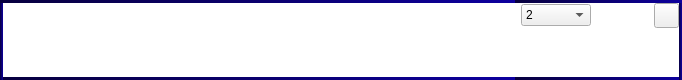
<?xml version="1.0" encoding="UTF-8"?>
<ui version="4.0">
 <class>RepeatWidget</class>
 <widget class="QWidget" name="RepeatWidget">
  <property name="geometry">
   <rect>
    <x>0</x>
    <y>0</y>
    <width>682</width>
    <height>80</height>
   </rect>
  </property>
  <property name="sizePolicy">
   <sizepolicy hsizetype="MinimumExpanding" vsizetype="MinimumExpanding">
    <horstretch>0</horstretch>
    <verstretch>0</verstretch>
   </sizepolicy>
  </property>
  <property name="minimumSize">
   <size>
    <width>0</width>
    <height>0</height>
   </size>
  </property>
  <property name="windowTitle">
   <string>Form</string>
  </property>
  <property name="windowOpacity">
   <double>1.000000000000000</double>
  </property>
  <property name="autoFillBackground">
   <bool>false</bool>
  </property>
  <property name="styleSheet">
   <string notr="true">
/* This widget is an overlay drawn on top of the workout table to bracket the
   repeated rows. Its containers must stay transparent so the table rows show
   through; otherwise the application dark theme's generic
   QWidget { background-color: #2b2b2b } paints over them. */
#RepeatWidget, #widget_left, #widget_right, #frame_border_left, #frame_border_right {
	background-color: transparent;
}

#frame_border_left {
 	border-left : 3px solid qlineargradient(spread:pad, x1:0, y1:0, x2:1, y2:0, stop:0 rgba(7,0,62,255), stop:1 rgba(13, 0, 158, 255));
	border-top: 3px solid qlineargradient(spread:pad, x1:0, y1:0, x2:1, y2:0, stop:0 rgba(7,0,62,255), stop:1 rgba(13, 0, 158, 255));
	border-bottom: 3px solid qlineargradient(spread:pad, x1:0, y1:0, x2:1, y2:0, stop:0 rgba(7,0,62,255), stop:1 rgba(13, 0, 158, 255));
	border-right : 0px;
}



#frame_border_right {
	border-left : 0px;
 	border-right : 3px solid qlineargradient(spread:pad, x1:0, y1:0, x2:1, y2:0, stop:0 rgba(7,0,62,255), stop:1 rgba(13, 0, 158, 255));
	border-top: 3px solid qlineargradient(spread:pad, x1:0, y1:0, x2:1, y2:0, stop:0 rgba(7,0,62,255), stop:1 rgba(13, 0, 158, 255));
	border-bottom: 3px solid qlineargradient(spread:pad, x1:0, y1:0, x2:1, y2:0, stop:0 rgba(7,0,62,255), stop:1 rgba(13, 0, 158, 255));
}

QLabel#label_repeat{
	image: url(:/image/icon/repeat);
}


/*
QPushButton#pushButton_delete:hover{
	border:1px black;
*/

</string>
  </property>
  <layout class="QHBoxLayout" name="horizontalLayout">
   <property name="spacing">
    <number>0</number>
   </property>
   <property name="leftMargin">
    <number>0</number>
   </property>
   <property name="topMargin">
    <number>0</number>
   </property>
   <property name="rightMargin">
    <number>0</number>
   </property>
   <property name="bottomMargin">
    <number>0</number>
   </property>
   <item>
    <widget class="QWidget" name="widget_left" native="true">
     <layout class="QHBoxLayout" name="horizontalLayout_2">
      <property name="spacing">
       <number>0</number>
      </property>
      <property name="leftMargin">
       <number>0</number>
      </property>
      <property name="topMargin">
       <number>0</number>
      </property>
      <property name="rightMargin">
       <number>0</number>
      </property>
      <property name="bottomMargin">
       <number>0</number>
      </property>
      <item>
       <widget class="QFrame" name="frame_border_left">
        <property name="frameShape">
         <enum>QFrame::StyledPanel</enum>
        </property>
        <property name="frameShadow">
         <enum>QFrame::Raised</enum>
        </property>
        <property name="lineWidth">
         <number>0</number>
        </property>
        <layout class="QHBoxLayout" name="horizontalLayout_3">
         <property name="spacing">
          <number>0</number>
         </property>
         <property name="leftMargin">
          <number>0</number>
         </property>
         <property name="topMargin">
          <number>0</number>
         </property>
         <property name="rightMargin">
          <number>0</number>
         </property>
         <property name="bottomMargin">
          <number>0</number>
         </property>
         <item>
          <spacer name="horizontalSpacer">
           <property name="orientation">
            <enum>Qt::Horizontal</enum>
           </property>
           <property name="sizeHint" stdset="0">
            <size>
             <width>512</width>
             <height>20</height>
            </size>
           </property>
          </spacer>
         </item>
        </layout>
       </widget>
      </item>
     </layout>
    </widget>
   </item>
   <item>
    <widget class="QWidget" name="widget_right" native="true">
     <property name="sizePolicy">
      <sizepolicy hsizetype="Preferred" vsizetype="Preferred">
       <horstretch>0</horstretch>
       <verstretch>0</verstretch>
      </sizepolicy>
     </property>
     <property name="minimumSize">
      <size>
       <width>0</width>
       <height>0</height>
      </size>
     </property>
     <property name="maximumSize">
      <size>
       <width>16777215</width>
       <height>16777215</height>
      </size>
     </property>
     <layout class="QHBoxLayout" name="horizontalLayout_4">
      <property name="spacing">
       <number>0</number>
      </property>
      <property name="leftMargin">
       <number>0</number>
      </property>
      <property name="topMargin">
       <number>0</number>
      </property>
      <property name="rightMargin">
       <number>0</number>
      </property>
      <property name="bottomMargin">
       <number>0</number>
      </property>
      <item>
       <widget class="QFrame" name="frame_border_right">
        <property name="frameShape">
         <enum>QFrame::StyledPanel</enum>
        </property>
        <property name="frameShadow">
         <enum>QFrame::Raised</enum>
        </property>
        <property name="lineWidth">
         <number>0</number>
        </property>
        <layout class="QVBoxLayout" name="verticalLayout">
         <property name="spacing">
          <number>0</number>
         </property>
         <property name="leftMargin">
          <number>6</number>
         </property>
         <property name="topMargin">
          <number>0</number>
         </property>
         <property name="rightMargin">
          <number>0</number>
         </property>
         <property name="bottomMargin">
          <number>0</number>
         </property>
         <item>
          <layout class="QHBoxLayout" name="horizontalLayout_5">
           <property name="spacing">
            <number>0</number>
           </property>
           <item>
            <widget class="QComboBox" name="comboBox_repeat">
             <property name="sizePolicy">
              <sizepolicy hsizetype="Minimum" vsizetype="Fixed">
               <horstretch>0</horstretch>
               <verstretch>0</verstretch>
              </sizepolicy>
             </property>
             <property name="minimumSize">
              <size>
               <width>70</width>
               <height>0</height>
              </size>
             </property>
             <property name="maximumSize">
              <size>
               <width>70</width>
               <height>16777215</height>
              </size>
             </property>
             <item>
              <property name="text">
               <string>2</string>
              </property>
             </item>
             <item>
              <property name="text">
               <string>3</string>
              </property>
             </item>
             <item>
              <property name="text">
               <string>4</string>
              </property>
             </item>
             <item>
              <property name="text">
               <string>5</string>
              </property>
             </item>
             <item>
              <property name="text">
               <string>6</string>
              </property>
             </item>
             <item>
              <property name="text">
               <string>7</string>
              </property>
             </item>
             <item>
              <property name="text">
               <string>8</string>
              </property>
             </item>
             <item>
              <property name="text">
               <string>9</string>
              </property>
             </item>
             <item>
              <property name="text">
               <string>10</string>
              </property>
             </item>
             <item>
              <property name="text">
               <string>11</string>
              </property>
             </item>
             <item>
              <property name="text">
               <string>12</string>
              </property>
             </item>
             <item>
              <property name="text">
               <string>13</string>
              </property>
             </item>
             <item>
              <property name="text">
               <string>14</string>
              </property>
             </item>
             <item>
              <property name="text">
               <string>15</string>
              </property>
             </item>
             <item>
              <property name="text">
               <string>16</string>
              </property>
             </item>
             <item>
              <property name="text">
               <string>17</string>
              </property>
             </item>
             <item>
              <property name="text">
               <string>18</string>
              </property>
             </item>
             <item>
              <property name="text">
               <string>19</string>
              </property>
             </item>
             <item>
              <property name="text">
               <string>20</string>
              </property>
             </item>
            </widget>
           </item>
           <item>
            <spacer name="horizontalSpacer_2">
             <property name="orientation">
              <enum>Qt::Horizontal</enum>
             </property>
             <property name="sizeHint" stdset="0">
              <size>
               <width>40</width>
               <height>20</height>
              </size>
             </property>
            </spacer>
           </item>
           <item>
            <widget class="QPushButton" name="pushButton_delete">
             <property name="sizePolicy">
              <sizepolicy hsizetype="Minimum" vsizetype="Minimum">
               <horstretch>0</horstretch>
               <verstretch>0</verstretch>
              </sizepolicy>
             </property>
             <property name="minimumSize">
              <size>
               <width>25</width>
               <height>25</height>
              </size>
             </property>
             <property name="maximumSize">
              <size>
               <width>25</width>
               <height>25</height>
              </size>
             </property>
             <property name="cursor">
              <cursorShape>PointingHandCursor</cursorShape>
             </property>
             <property name="text">
              <string/>
             </property>
             <property name="icon">
              <iconset resource="../MyResources.qrc">
               <normaloff>:/image/icon/delete</normaloff>:/image/icon/delete</iconset>
             </property>
            </widget>
           </item>
          </layout>
         </item>
         <item>
          <spacer name="verticalSpacer">
           <property name="orientation">
            <enum>Qt::Vertical</enum>
           </property>
           <property name="sizeHint" stdset="0">
            <size>
             <width>20</width>
             <height>40</height>
            </size>
           </property>
          </spacer>
         </item>
        </layout>
       </widget>
      </item>
     </layout>
    </widget>
   </item>
  </layout>
 </widget>
 <resources>
  <include location="../MyResources.qrc"/>
 </resources>
 <connections/>
</ui>
